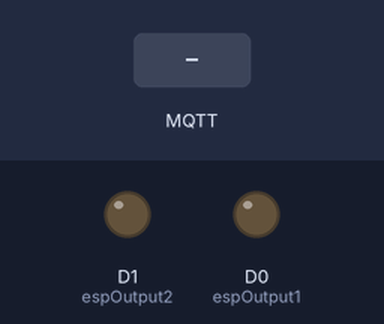
Recording of a sketch running on a simulated ESP8266 (NodeMCU). Shown: output pins drawn as LEDs (lit = HIGH). The inputs (shaded band) are chosen by the test bench. WiFi joins after 1.5 s; servers stay silent unless stated; no MQTT or app messages arrive unless stated; what the sketch prints to the serial monitor is not drawn.

Above: at 2.7 s.
2.8 s: MQTT message "0" arrives on the first subscribed topic
At 2.95 s:
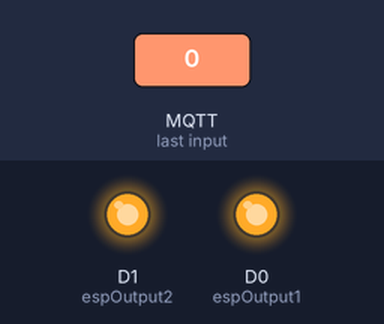
Timing chart, 0 to 5.8 s (numbered marks = the images above; inputs shaded):
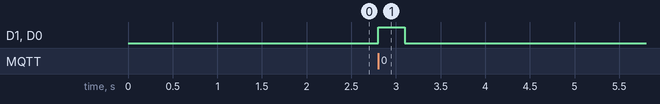

Measured:
- after the input at 2.8 s, D1 (espOutput2), D0 (espOutput1): LOW → HIGH at once, → LOW 0.30 s later

The sketch:

ESP8266_Smart_Blinds.ino
```cpp
/* MQTT SMART BLINDS NODE RED CONNECTION
 * CODE WRITTEN BY: SOROUSH SEMERKANT
 * LINKEDIN: https://www.linkedin.com/in/soroush-semerkant/
 * GITHUB: https://github.com/SoroushSemer
 * PUBLISHED ON: 6/8/2021
 */

#include <ESP8266WiFi.h>                                                  //ESP8266 Wifi Library
#include <PubSubClient.h>                                                 //MQTT Library

const char* ssid = "SSID";                                                //wifi ssid for connection
const char* wifi_password = "PASSWORD";                                   //wifi password for connection

const char* mqtt_server = "IP ADDRESS";                                   //MQTT server address
const char* mqtt_topic = "right_blind";                                   //MQTT topic to subscribe to for the blinds
const char* mqtt_username = "USERNAME";                                   //MQTT login username
const char* mqtt_password = "PASSWORD";                                   //MQTT login password
const char* clientID = "ESP8266_3";                                       //Device ID to display to MQTT server

WiFiClient wifiClient;
PubSubClient client(mqtt_server, 1883, wifiClient);

int espOutput1 = D0;                                                      //pin definirion for esp to arduino connection
int espOutput2 = D1;                                                      //pin definition for esp to arduion connection

int updown = 1;                                                           //blinds state starts down
String msg;

void MQTTMessage(char* topic, byte* payload, unsigned int length) {       //Messaged Recieved from MQTT Server
  Serial.print((char)payload[15]);                                        //Prints 3 characters indicating blinds percentage
  Serial.print((char)payload[16]);
  Serial.println((char)payload[17]);
  if ((char)payload[15] == '0') {                                         //if the first digit place is 0 (0%)
    digitalWrite(espOutput1, 1);                                          //go up
    digitalWrite(espOutput2, 0);
    delay(300);
    digitalWrite(espOutput1, 0);
    digitalWrite(espOutput2, 0);
  }
  else if ((char)payload[15] == '1') {                                    //if the first digit place is 1 (100%)
    digitalWrite(espOutput1, 0);                                          //go down
    digitalWrite(espOutput2, 1);
    delay(300);
    digitalWrite(espOutput1, 0);
    digitalWrite(espOutput2, 0);
  }
  else {                                                                  //if the first digit place is anything else (1-99%)
    digitalWrite(espOutput1, 1);                                          //go half
    digitalWrite(espOutput2, 1);
    delay(300);
    digitalWrite(espOutput1, 0);
    digitalWrite(espOutput2, 0);
  }


}

bool Connect() {
  if (client.connect(clientID, mqtt_username, mqtt_password)) {            //Connects to the MQTT server with the given ID username and password
    client.subscribe(mqtt_topic);                                          //Subscribes to the blinds topic
    return true;
  }
  else {
    return false;                                                           //Sends false if the connection failed
  }
}

void setup() {
  pinMode(espOutput1,OUTPUT);                                               //initializes esp to arduino output pins
  pinMode(espOutput2,OUTPUT);
  Serial.begin(115200);                                                     //Tyrns on Serial Monitor to 115200 baud rate

  Serial.print("Connecting to ");
  Serial.println(ssid);

  WiFi.begin(ssid, wifi_password);                                          //Connects to WiFi

  while (WiFi.status() != WL_CONNECTED) {                                   //Checks status of WiFi connection
    delay(500);
    Serial.print(".");
  }

  Serial.println("WiFi connected");
  Serial.print("IP address: ");
  Serial.println(WiFi.localIP());                                           //Prints IP address of the module

  client.setCallback(MQTTMessage);
  if (Connect()) {                                                          //Checks if the device was able to connect to the MQTT server
    Serial.println("Connected Successfully to MQTT Broker!");
  }
  else {
    Serial.println("Connection Failed!");
  }
}

void loop() {
  if (!client.connected()) {                                                //Checks if the device is not connected to the MQTT server and connects it
    Connect();
  }
  client.loop();
}
```
